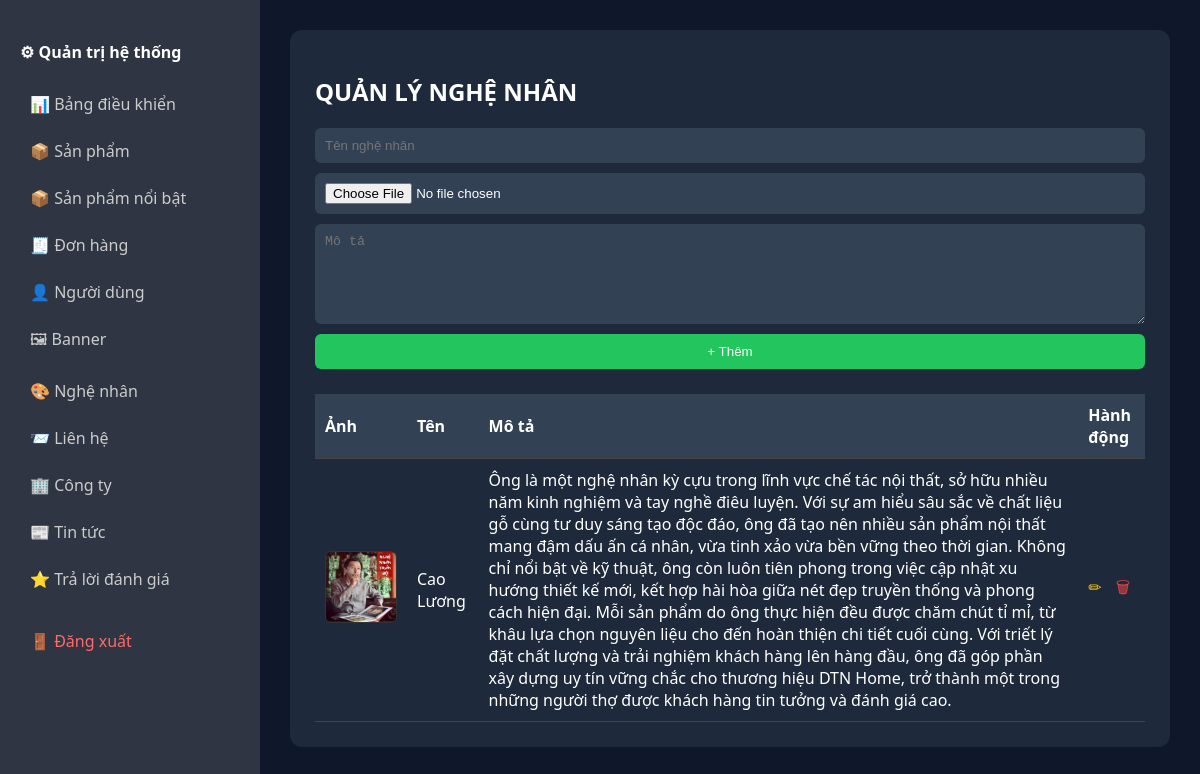
The page /admin/artisans.php on the database its author committed.
### tables this page shows
CREATE TABLE `artisans` (
  `id` int(11) NOT NULL,
  `name` varchar(255) DEFAULT NULL,
  `image` varchar(255) DEFAULT NULL,
  `description` text DEFAULT NULL,
  `created_at` timestamp NOT NULL DEFAULT current_timestamp()
);

### admin/artisans.php (the view, shortened to what this page needs)
<?php
include "../config/db.php";
$editData = null;
$artisans = $conn->query("SELECT * FROM artisans ORDER BY id DESC")->fetchAll();
?>
<!DOCTYPE html>
<html>
<head>
<link rel="stylesheet" href="../assets/css/sidebar.css">
<link rel="stylesheet" href="../assets/css/admin.css">
<link rel="stylesheet" href="../assets/css/artisan_admin.css">
</head>
<body>
<div class="admin-wrapper">
    <div class="sidebar">
        <h4>⚙ Quản trị hệ thống</h4>
        <a href="index.php">📊 Bảng điều khiển</a>
<a href="products.php">📦 Sản phẩm</a>
<a href="featured_add.php">📦 Sản phẩm nổi bật</a>
<a href="order_detail.php">🧾 Đơn hàng</a>
<a href="users.php">👤 Người dùng</a>
<a href="banners.php">🖼 Banner</a>
<a href="artisans.php">🎨 Nghệ nhân</a>
<a href="contacts.php">📨 Liên hệ</a>
<a href="company.php">🏢 Công ty</a>
<a href="news.php">📰 Tin tức</a>
<a href="reviews.php">⭐ Trả lời đánh giá</a>
<a href="logout.php" class="logout">🚪 Đăng xuất</a>
    </div>
    <div class="admin-content">
        <div class="admin-card">
            <h2> QUẢN LÝ NGHỆ NHÂN</h2>
            <form method="post" enctype="multipart/form-data" class="artisan-form">
                <input type="text" name="name" placeholder="Tên nghệ nhân"
                       value="<?= $editData['name'] ?? '' ?>" required>
                <input type="file" name="image">
                <textarea name="description" placeholder="Mô tả"><?= $editData['description'] ?? '' ?></textarea>
                <?php if($editData): ?>
                    <button name="update">Cập nhật</button>
                    <a href="artisans.php" class="btn-cancel">Hủy</a>
                <?php else: ?>
                    <button name="add">+ Thêm</button>
                <?php endif; ?>
            </form>
            <table class="admin-table">
                <thead>
                    <tr>
                        <th>Ảnh</th>
                        <th>Tên</th>
                        <th>Mô tả</th>
                        <th>Hành động</th>
                    </tr>
                </thead>
                <tbody>
                <?php foreach($artisans as $a): ?>
                    <tr>
                        <td><img src="../assets/images/artisans/<?= $a['image'] ?>"></td>
                        <td><?= $a['name'] ?></td>
                        <td><?= $a['description'] ?></td>
                        <td>
                            <a href="?edit=<?= $a['id'] ?>" class="btn-edit">✏</a>
                            <a href="?delete=<?= $a['id'] ?>"
                               class="btn-delete"
                               onclick="return confirm('Xóa?')">🗑</a>
                        </td>
                    </tr>
                <?php endforeach; ?>
                </tbody>
            </table>
        </div>
    </div>
</div>
</body>
</html>

### assets/css/sidebar.css (style rules this page uses)
.admin-wrapper { display: flex; }
.sidebar { width: 220px; min-height: 100vh; background: #2f3542; color: white; padding: 20px; }
.sidebar h4 { margin-bottom: 20px; }
.sidebar a { display: block; color: #ccc; padding: 10px; text-decoration: none; margin-bottom: 5px; border-radius: 5px; }
.sidebar .logout { margin-top: 20px; color: #ff6b6b; }

### assets/css/admin.css (style rules this page uses)
body { margin: 0; font-family: "Segoe UI", Arial, sans-serif; background: #0f1215; color: #eee; }
a { color: #4da3ff; text-decoration: none; }
table { width: 100%; border-collapse: collapse; }
thead { background: #1f252b; }
th, td { padding: 12px; border-bottom: 1px solid #2a2f35; text-align: left; }
td img { width: 70px; height: 70px; object-fit: cover; border-radius: 4px; border: 1px solid #333; }

### assets/css/artisan_admin.css (style rules this page uses)
.admin-wrapper { display: flex; }
.admin-content { flex: 1; padding: 30px; background: #0f172a; min-height: 100vh; }
.admin-card { background: #1e293b; padding: 25px; border-radius: 12px; color: #fff; }
.artisan-form { display: flex; flex-direction: column; gap: 10px; margin-bottom: 25px; }
.artisan-form input, .artisan-form textarea { background: #334155; border: none; padding: 10px; border-radius: 6px; color: #fff; }
.artisan-form textarea { min-height: 80px; }
.artisan-form button { background: #22c55e; border: none; padding: 10px; border-radius: 6px; color: #fff; }
.admin-table { width: 100%; border-collapse: collapse; }
.admin-table thead { background: #334155; }
.admin-table th, .admin-table td { padding: 10px; border-bottom: 1px solid #444; }
.admin-table img { width: 70px; border-radius: 6px; }
.btn-edit { color: #facc15; margin-right: 10px; }
.btn-delete { color: #ef4444; }

### rows shown on the page
artisans: image (picture), name "Cao Lương", description "Ông là một nghệ nhân kỳ cựu trong lĩnh vực chế tác nội thất, sở hữu nhiều năm kinh nghiệm và tay nghề điêu luyện. Với sự am hiểu sâu sắc về chất liệu gỗ cùng tư duy sáng tạo độc đáo, ông đã tạo nên nhiều sản phẩm nội thất mang đậm dấu ấn cá nhân, vừa tinh xảo vừa bền vững theo thời gian. Không chỉ nổi bật về kỹ thuật, ông còn luôn tiên phong trong việc cập nhật xu hướng thiết kế mới, kết hợp hài hòa giữa nét đẹp truyền thống và phong cách hiện đại. Mỗi sản phẩm do ông thực hiện đều được chăm chút tỉ mỉ, từ khâu lựa chọn nguyên liệu cho đến hoàn thiện chi tiết cuối cùng. Với triết lý đặt chất lượng và trải nghiệm khách hàng lên hàng đầu, ông đã góp phần xây dựng uy tín vững chắc cho thương…"
